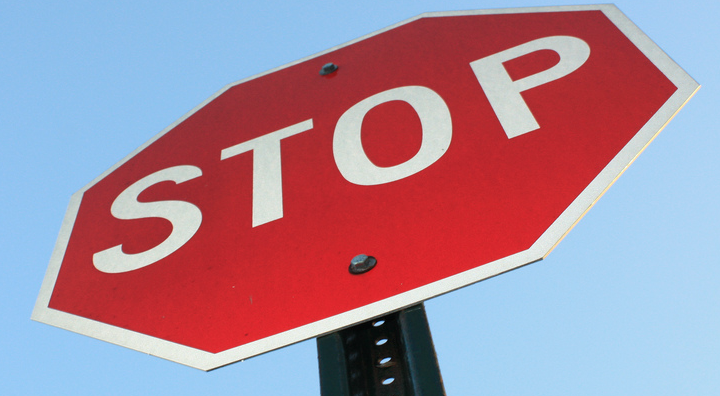
#> input picture stop-images/2.png, 1440 x 792 px (shown at 1/2 size)
$ python predict.py ../stop-images/2.png   (Python 2 division)
#> lines starting #> are read from the running program, lines starting #| are printed output that depends on the picture
from cost_function import *
import cv2
import glob
import cPickle as pickle
import time
import datetime
import sys

print sys.argv[1]

IM_DIMEN = (75, 75)
imarray = cv2.imread(sys.argv[1], cv2.IMREAD_GRAYSCALE)
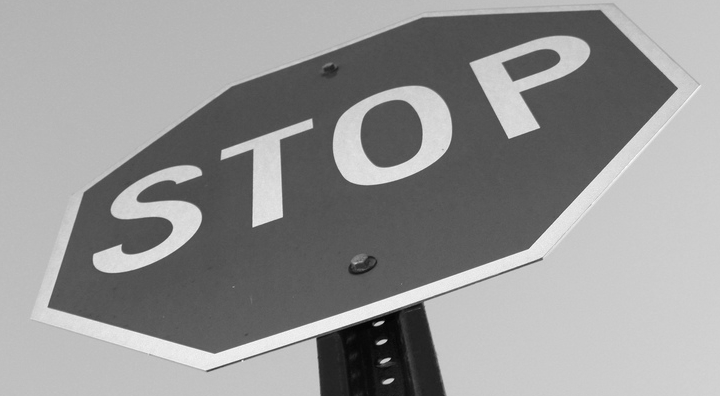
#> imarray: shape (792, 1440) (shown at 1/2 size); min 2, max 251, mean 148.2
imarray = cv2.resize(imarray, IM_DIMEN)
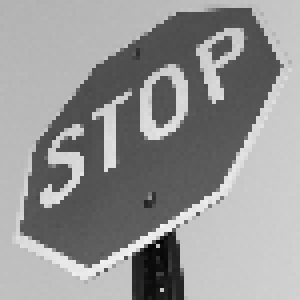
#> imarray: shape (75, 75) (shown 4 times larger); min 4, max 244, mean 148.1

x = np.c_[[1], [imarray.flatten()]].flatten()
#> x = 5626 values, max 244 at index 4241, min 1 at index 0, mean 148.1

theta = None
#> (the run stopped early here; a loop or call above may not have finished)

$ run again, on stop-images/5.png
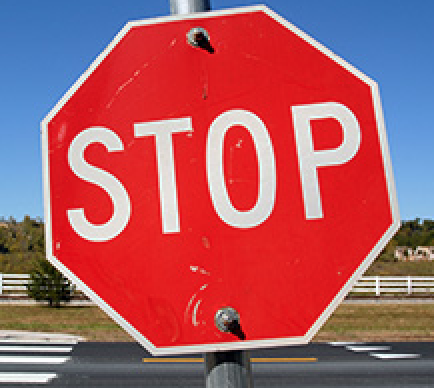
#> input picture stop-images/5.png, 434 x 388 px
#> `imarray = cv2.imread(sys.argv[1], cv2.IMREAD_GRAYSCALE)`:
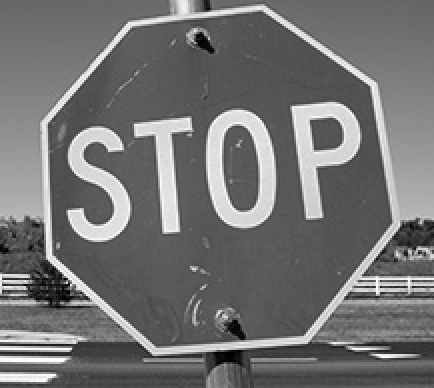
#> imarray: shape (388, 434); min 0, max 254, mean 114.8
#> `imarray = cv2.resize(imarray, IM_DIMEN)`:
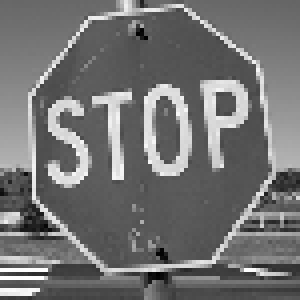
#> imarray: shape (75, 75) (shown 4 times larger); min 0, max 254, mean 114.4
#> x = 5626 values, max 254 at index 5027, min 0 at index 5140, mean 114.4

$ run again, on stop-images/7.png
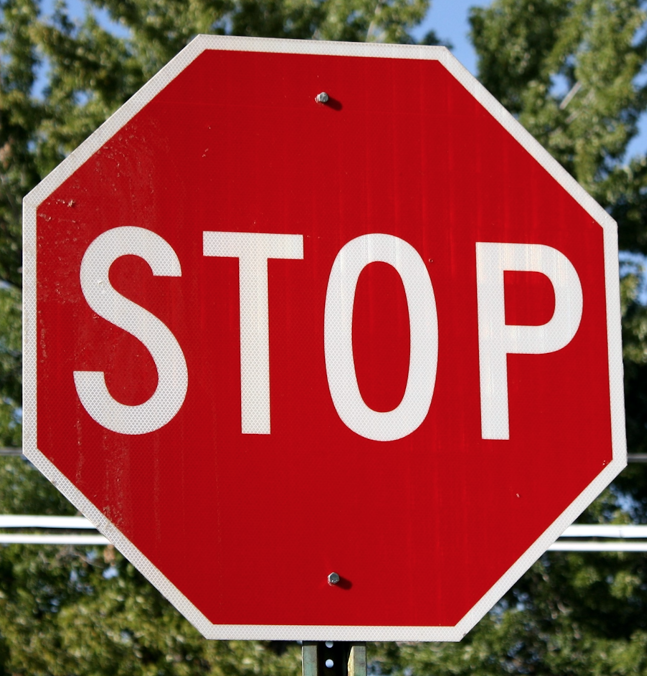
#> input picture stop-images/7.png, 1294 x 1352 px (shown at 1/2 size)
#> `imarray = cv2.imread(sys.argv[1], cv2.IMREAD_GRAYSCALE)`:
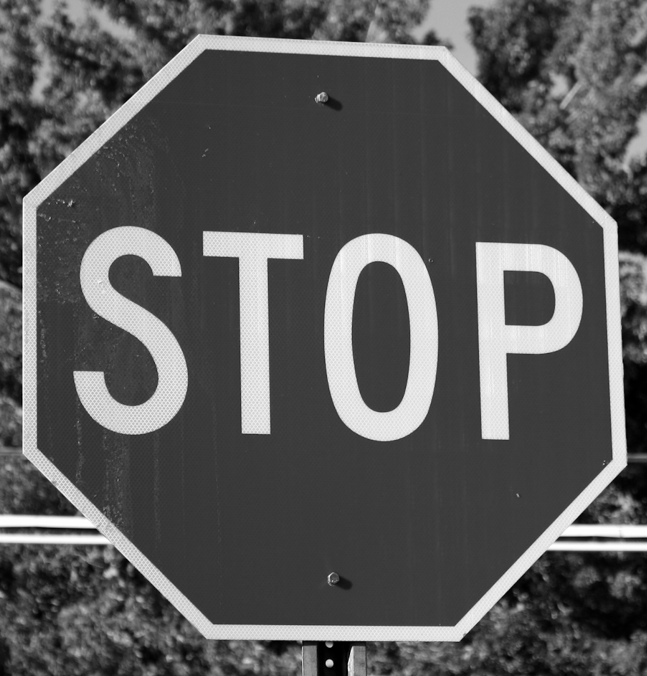
#> imarray: shape (1352, 1294) (shown at 1/2 size); min 0, max 255, mean 90.4
#> `imarray = cv2.resize(imarray, IM_DIMEN)`:
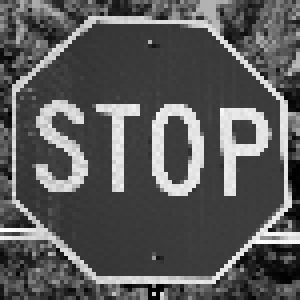
#> imarray: shape (75, 75) (shown 4 times larger); min 0, max 255, mean 89.9
#> x = 5626 values, max 255 at index 4276, min 0 at index 3299, mean 89.88

$ run again, on stop-images/8.png
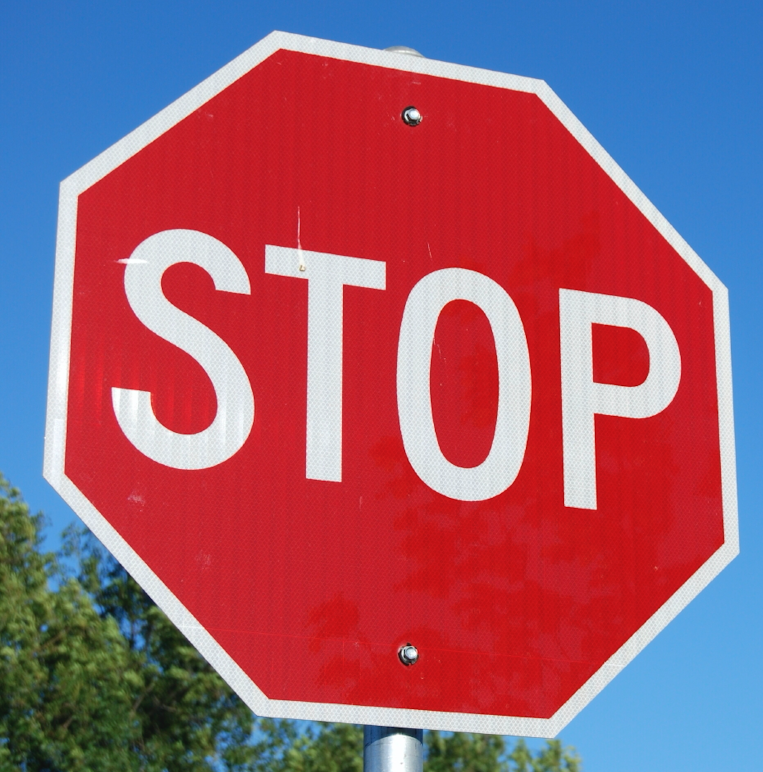
#> input picture stop-images/8.png, 1526 x 1544 px (shown at 1/2 size)
#> `imarray = cv2.imread(sys.argv[1], cv2.IMREAD_GRAYSCALE)`:
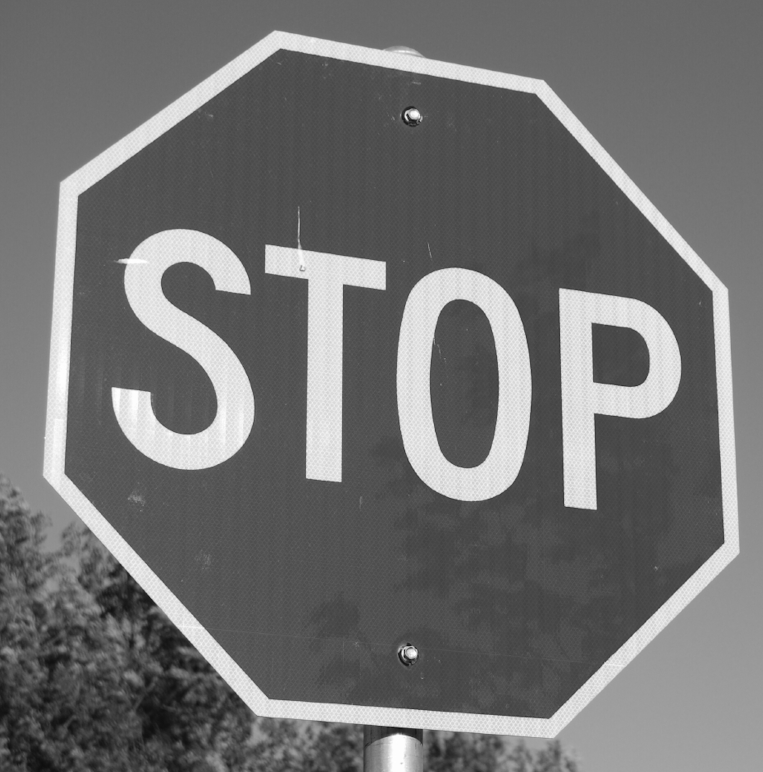
#> imarray: shape (1544, 1526) (shown at 1/2 size); min 0, max 255, mean 113.6
#> `imarray = cv2.resize(imarray, IM_DIMEN)`:
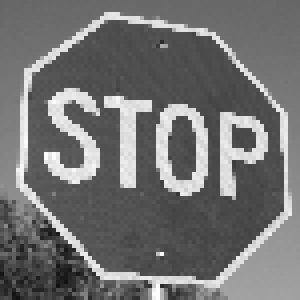
#> imarray: shape (75, 75) (shown 4 times larger); min 17, max 253, mean 114.4
#> x = 5626 values, max 253 at index 5440, min 1 at index 0, mean 114.4
